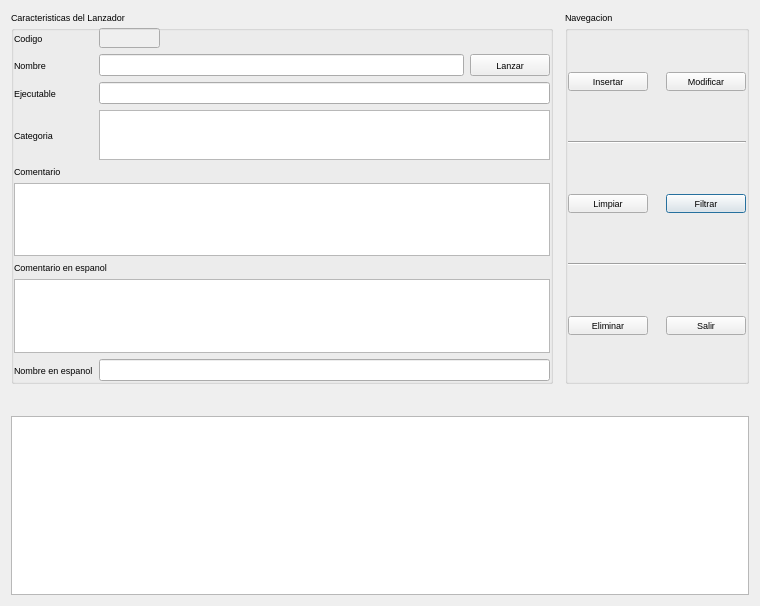
<?xml version="1.0" encoding="UTF-8"?>
<ui version="4.0">
 <class>MenuAcceso</class>
 <widget class="QDialog" name="MenuAcceso">
  <property name="windowModality">
   <enum>Qt::ApplicationModal</enum>
  </property>
  <property name="geometry">
   <rect>
    <x>0</x>
    <y>0</y>
    <width>760</width>
    <height>606</height>
   </rect>
  </property>
  <property name="font">
   <font>
    <pointsize>7</pointsize>
   </font>
  </property>
  <property name="windowTitle">
   <string>Lanzador de paquetes del menu del escritorio</string>
  </property>
  <property name="windowIcon">
   <iconset resource="recoverdrake.qrc">
    <normaloff>:/Imagenes/tirachinas.png</normaloff>:/Imagenes/tirachinas.png</iconset>
  </property>
  <property name="styleSheet">
   <string notr="true"/>
  </property>
  <layout class="QGridLayout" name="gridLayout_2">
   <item row="2" column="2">
    <widget class="QGroupBox" name="groupBox_2">
     <property name="title">
      <string>Navegacion</string>
     </property>
     <layout class="QGridLayout" name="gridLayout_3">
      <property name="leftMargin">
       <number>0</number>
      </property>
      <property name="topMargin">
       <number>0</number>
      </property>
      <property name="rightMargin">
       <number>0</number>
      </property>
      <property name="bottomMargin">
       <number>0</number>
      </property>
      <item row="1" column="0" colspan="4">
       <widget class="Line" name="line">
        <property name="orientation">
         <enum>Qt::Horizontal</enum>
        </property>
       </widget>
      </item>
      <item row="3" column="3">
       <widget class="QPushButton" name="pushButton_5">
        <property name="text">
         <string>Filtrar</string>
        </property>
        <property name="icon">
         <iconset resource="recoverdrake.qrc">
          <normaloff>:/Imagenes/embudo.png</normaloff>:/Imagenes/embudo.png</iconset>
        </property>
       </widget>
      </item>
      <item row="5" column="0">
       <widget class="QPushButton" name="pushButton_3">
        <property name="text">
         <string>Eliminar</string>
        </property>
        <property name="icon">
         <iconset resource="recoverdrake.qrc">
          <normaloff>:/Imagenes/bad.png</normaloff>:/Imagenes/bad.png</iconset>
        </property>
       </widget>
      </item>
      <item row="3" column="0">
       <widget class="QPushButton" name="pushButton_7">
        <property name="text">
         <string>Limpiar</string>
        </property>
        <property name="icon">
         <iconset resource="recoverdrake.qrc">
          <normaloff>:/Imagenes/borrar.png</normaloff>:/Imagenes/borrar.png</iconset>
        </property>
       </widget>
      </item>
      <item row="5" column="3">
       <widget class="QPushButton" name="pushButton_4">
        <property name="text">
         <string>Salir</string>
        </property>
        <property name="icon">
         <iconset resource="recoverdrake.qrc">
          <normaloff>:/Imagenes/puerta.png</normaloff>:/Imagenes/puerta.png</iconset>
        </property>
       </widget>
      </item>
      <item row="0" column="3">
       <widget class="QPushButton" name="pushButton_2">
        <property name="text">
         <string>Modificar</string>
        </property>
        <property name="icon">
         <iconset resource="recoverdrake.qrc">
          <normaloff>:/Imagenes/sustituir.png</normaloff>:/Imagenes/sustituir.png</iconset>
        </property>
       </widget>
      </item>
      <item row="4" column="0" colspan="4">
       <widget class="Line" name="line_2">
        <property name="orientation">
         <enum>Qt::Horizontal</enum>
        </property>
       </widget>
      </item>
      <item row="0" column="0">
       <widget class="QPushButton" name="pushButton">
        <property name="text">
         <string>Insertar</string>
        </property>
        <property name="icon">
         <iconset resource="recoverdrake.qrc">
          <normaloff>:/Imagenes/good.png</normaloff>:/Imagenes/good.png</iconset>
        </property>
       </widget>
      </item>
     </layout>
    </widget>
   </item>
   <item row="2" column="0">
    <widget class="QGroupBox" name="groupBox">
     <property name="minimumSize">
      <size>
       <width>501</width>
       <height>211</height>
      </size>
     </property>
     <property name="styleSheet">
      <string notr="true"/>
     </property>
     <property name="title">
      <string>Caracteristicas del Lanzador</string>
     </property>
     <layout class="QGridLayout" name="gridLayout">
      <property name="leftMargin">
       <number>0</number>
      </property>
      <property name="topMargin">
       <number>0</number>
      </property>
      <property name="rightMargin">
       <number>0</number>
      </property>
      <property name="bottomMargin">
       <number>0</number>
      </property>
      <item row="6" column="0" colspan="3">
       <widget class="QLabel" name="label_10">
        <property name="text">
         <string>Comentario en espanol</string>
        </property>
       </widget>
      </item>
      <item row="8" column="1" colspan="2">
       <widget class="QLineEdit" name="lineEdit_6"/>
      </item>
      <item row="5" column="0" colspan="3">
       <widget class="QTextEdit" name="textEdit">
        <property name="maximumSize">
         <size>
          <width>16777215</width>
          <height>80</height>
         </size>
        </property>
       </widget>
      </item>
      <item row="3" column="0">
       <widget class="QLabel" name="label_4">
        <property name="text">
         <string>Categoria</string>
        </property>
       </widget>
      </item>
      <item row="1" column="2">
       <widget class="QPushButton" name="pushButton_6">
        <property name="maximumSize">
         <size>
          <width>92</width>
          <height>26</height>
         </size>
        </property>
        <property name="text">
         <string>Lanzar</string>
        </property>
        <property name="icon">
         <iconset resource="recoverdrake.qrc">
          <normaloff>:/Imagenes/thumbs_up.png</normaloff>:/Imagenes/thumbs_up.png</iconset>
        </property>
       </widget>
      </item>
      <item row="1" column="0">
       <widget class="QLabel" name="label">
        <property name="text">
         <string>Nombre</string>
        </property>
       </widget>
      </item>
      <item row="1" column="1">
       <widget class="QLineEdit" name="lineEdit"/>
      </item>
      <item row="2" column="0">
       <widget class="QLabel" name="label_5">
        <property name="text">
         <string>Ejecutable</string>
        </property>
       </widget>
      </item>
      <item row="0" column="0">
       <widget class="QLabel" name="label_3">
        <property name="text">
         <string>Codigo</string>
        </property>
       </widget>
      </item>
      <item row="2" column="1" colspan="2">
       <widget class="QLineEdit" name="lineEdit_4"/>
      </item>
      <item row="0" column="1">
       <widget class="QLineEdit" name="lineEdit_3">
        <property name="enabled">
         <bool>false</bool>
        </property>
        <property name="maximumSize">
         <size>
          <width>61</width>
          <height>20</height>
         </size>
        </property>
       </widget>
      </item>
      <item row="8" column="0">
       <widget class="QLabel" name="label_11">
        <property name="text">
         <string>Nombre en espanol</string>
        </property>
       </widget>
      </item>
      <item row="7" column="0" colspan="3">
       <widget class="QTextEdit" name="textEdit_4">
        <property name="maximumSize">
         <size>
          <width>16777215</width>
          <height>80</height>
         </size>
        </property>
       </widget>
      </item>
      <item row="4" column="0" colspan="3">
       <widget class="QLabel" name="label_2">
        <property name="text">
         <string>Comentario</string>
        </property>
       </widget>
      </item>
      <item row="3" column="1" colspan="2">
       <widget class="QTextEdit" name="textEdit_3">
        <property name="maximumSize">
         <size>
          <width>16777215</width>
          <height>50</height>
         </size>
        </property>
       </widget>
      </item>
     </layout>
    </widget>
   </item>
   <item row="4" column="0" colspan="3">
    <widget class="QTableView" name="tableView">
     <property name="alternatingRowColors">
      <bool>true</bool>
     </property>
     <property name="sortingEnabled">
      <bool>true</bool>
     </property>
    </widget>
   </item>
   <item row="3" column="2">
    <spacer name="verticalSpacer">
     <property name="orientation">
      <enum>Qt::Vertical</enum>
     </property>
     <property name="sizeHint" stdset="0">
      <size>
       <width>20</width>
       <height>40</height>
      </size>
     </property>
    </spacer>
   </item>
  </layout>
  <widget class="QLabel" name="label_6">
   <property name="geometry">
    <rect>
     <x>702</x>
     <y>494</y>
     <width>124</width>
     <height>71</height>
    </rect>
   </property>
   <property name="minimumSize">
    <size>
     <width>124</width>
     <height>71</height>
    </size>
   </property>
   <property name="maximumSize">
    <size>
     <width>124</width>
     <height>71</height>
    </size>
   </property>
   <property name="text">
    <string/>
   </property>
   <property name="alignment">
    <set>Qt::AlignCenter</set>
   </property>
  </widget>
 </widget>
 <resources>
  <include location="recoverdrake.qrc"/>
 </resources>
 <connections/>
</ui>
